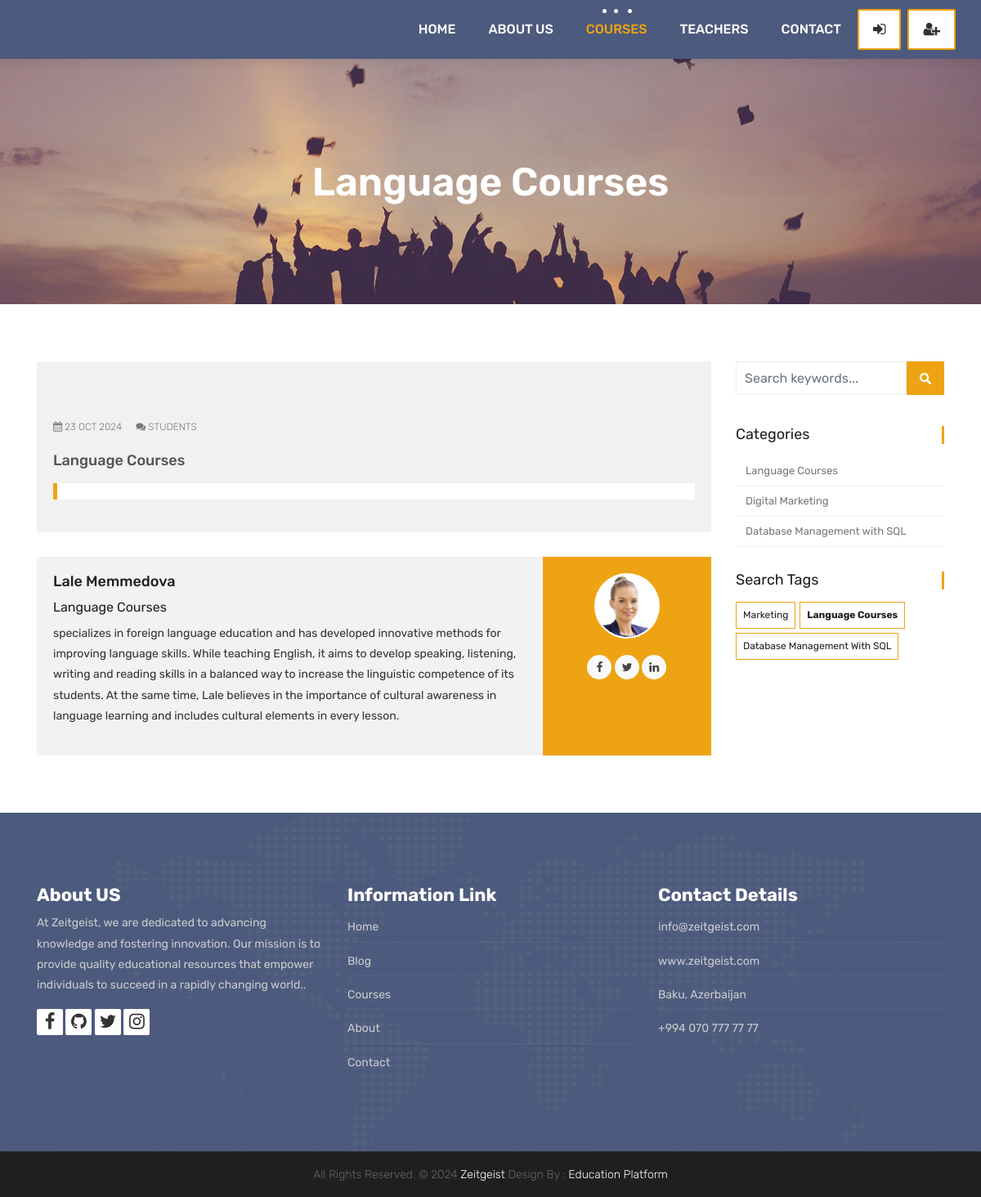
Page /courses/language-courses/5 on the committed database.
### courses/models.py (models this page shows, shortened)
class Course(models.Model):
    teacher = models.ForeignKey(Teacher, null=True, on_delete=models.CASCADE)
    name = models.CharField(max_length=200, unique=True)
    category = models.ForeignKey(Category, null=True, on_delete=models.DO_NOTHING)
    tags = models.ManyToManyField(Tag, blank=True, null=True)
    students = models.ManyToManyField(User, blank=True, related_name='courses_joined')
    description = models.TextField(blank=True, null=True)
    image = models.ImageField(upload_to="courses/%Y/%m/%d/", default="courses/default_course_image.jpg")
    date = models.DateTimeField(auto_now=True)
    available = models.BooleanField(default=True)

class Category(models.Model):
    name = models.CharField(max_length=50, null=True)
    slug = models.SlugField(max_length=50, unique=True, null=True)

class Tag(models.Model):
    name = models.CharField(max_length=50, null=True)
    slug = models.SlugField(max_length=50, unique=True, null=True)

### teachers/models.py (models this page shows, shortened)
class Teacher(models.Model):
    name = models.CharField(max_length=50)
    title = models.CharField(max_length=50)
    description = models.TextField(blank=True)
    image = models.ImageField(upload_to="courses/%Y/%m/%d/")
    facebook = models.URLField(max_length=100, blank=True)
    twitter = models.URLField(max_length=100, blank=True)
    linkedin = models.URLField(max_length=100, blank=True)
    youtube = models.URLField(max_length=100, blank=True)

### courses/views.py (the view)
# urls.py: path('<slug:category_slug>/<int:course_id>', views.course_detail, name="course_detail"),
def course_detail(request, category_slug, course_id):
    current_user = request.user
    course = Course.objects.get(category__slug=category_slug, id = course_id)
    courses = Course.objects.all().order_by('-date')
    categories = categories = Category.objects.all()
    tags = Tag.objects.all()
    if current_user.is_authenticated:
        enrolled_courses = current_user.courses_joined.all()
    else:
        enrolled_courses = courses
    context = {
        'course': course,
        'enrolled_courses': enrolled_courses,
        'categories': categories,
        'tags': tags
    }
    return render(request, 'course.html', context)

### templates/course.html (shortened to what this page needs)
{% extends 'partials/_base.html' %}
{% load static %}
{% block content %}
<div class="all-title-box">
	<div class="container text-center">
		<h1>{{course.name}}</span></h1>
	</div>
</div>
<div id="overviews" class="section wb">
	<div class="container">
		<div class="row">
			<div class="col-lg-9 blog-post-single">
				<div class="blog-item">
					<div class="image-blog">
					</div>
					<div class="post-content">
						<div class="meta-info-blog">
							<span><i class="fa fa-calendar"></i> {{course.date|date:"d M Y"}}</span>
							<span><i class="fa fa-comments"></i> Students</span>
						</div>
						<div class="blog-title">
							<h2><a href="#" title="">{{course.name}}</a></h2>
						</div>
						<div class="blog-desc">
							<blockquote class="default">
							</blockquote>
						</div>
					</div>
				</div>
				<div class="blog-author">
					<div class="author-bio">
						<h3 class="author_name"><a
								href="{% url 'teacher_detail' course.teacher.pk %}">{{course.teacher.name}}</a></h3>
						<h5>{{course.teacher.title}}</h5>
						<p class="author_det">
							{{course.teacher.description}}
						</p>
					</div>
					<div class="author-desc">
						<img src="{{course.teacher.image.url}}" alt="about author">
						<ul class="author-social">
							<li><a href="{{course.teacher.facebook}}"><i class="fa fa-facebook"></i></a></li>
							<li><a href="{{course.teacher.twitter}}"><i class="fa fa-twitter"></i></a></li>
							<li><a href="{{course.teacher.linkedin}}"><i class="fa fa-linkedin"></i></a></li>
						</ul>
					</div>
				</div>
			</div>
			<div class="col-lg-3 col-12 right-single">
				<div class="widget-search">
					<div class="site-search-area">
						<form method="get" id="site-searchform" action="#">
							<div>
								<input class="input-text form-control" name="search-k" id="search-k"
									placeholder="Search keywords..." type="text">
								<input id="searchsubmit" value="Search" type="submit">
							</div>
						</form>
					</div>
				</div>
				<div class="widget-categories">
					<h3 class="widget-title">Categories</h3>
					<ul>
						{% for category in categories %}
							<li><a href="{% url 'courses_by_category' category.slug %}">{{category.name}}</a></li>
						{% endfor %}
					</ul>
				</div>
				<div class="widget-tags">
					<h3 class="widget-title">Search Tags</h3>
					<ul class="tags">
						{% for tag in tags %}
						<li><a href="{% url 'courses_by_tag' tag.slug %}">{% if tag.slug in request.path %} <b>{{tag.name}}</b>{% else %}{{tag.name}}{% endif %}</a></li>
					{% endfor %}
					</ul>
				</div>
			</div>
		</div>
	</div>
</div>
{% endblock %}

### templates/partials/_base.html (shortened to what this page needs)
{% load static %}
<!DOCTYPE html>
<html lang="en">
    <link rel="stylesheet" href="{% static 'css/bootstrap.min.css' %}">
    <link rel="stylesheet" href="{% static 'style.css' %}">
    <link rel="stylesheet" href="{% static 'css/versions.css' %}">
    <link rel="stylesheet" href="{% static 'css/responsive.css' %}">
    <link rel="stylesheet" href="{% static 'css/custom.css' %}">
</head>
<body class="host_version">
    {% include 'partials/_navbar.html' %}
    {% block content %}
    {% endblock %}
    {% include 'partials/_footer.html' %}

### templates/partials/_navbar.html (shortened to what this page needs)
{% load static %}
<header class="top-navbar">
    <nav class="navbar navbar-expand-lg navbar-light bg-light">
        <div class="container-fluid">
            <div class="collapse navbar-collapse" id="navbars-host">
                <ul class="navbar-nav ml-auto">
                    <li class="nav-item {% if '/' == request.path %} active {% endif %}"><a class="nav-link" href="{% url 'index' %}">Home</a></li>
                    <li class="nav-item {% if 'about' in request.path %} active {% endif %}"><a class="nav-link" href="{% url 'about' %}">About Us</a></li>
                    <li class="nav-item {% if 'courses' in request.path %} active {% endif %}"><a class="nav-link" href="{% url 'courses' %}">Courses</a></li>
                    <li class="nav-item {% if 'teachers' in request.path %} active {% endif %}"><a class="nav-link" href="{% url 'teachers' %}">Teachers</a></li>
                    <li class="nav-item {% if 'contact' in request.path %} active {% endif %}"><a class="nav-link" href="{% url 'contact' %}">Contact</a></li>
                </ul>
                <ul class="nav navbar-nav navbar-right">
                    {% if user.is_authenticated %}
                    <li><a class="hover-btn-new log orange mr-2" href="{% url 'dashboard' %}"><span>{{user.username}}</span></a></li>
                    <li><a class="hover-btn-new log orange" href="javascript:{document.getElementById('logout').submit()}"><span><i class="fa fa-sign-out"></i></span></a>
                        <form action="{% url 'logout' %}" method="POST" id="logout">
                            {% csrf_token %}
                            <input type="hidden">
                        </form>
                    </li>
                    {% else %}
                    <li><a class="hover-btn-new log orange mr-2" href="{% url 'login' %}"><span><i class="fa fa-sign-in"></i></span></a></li>
                    <li><a class="hover-btn-new log orange" href="{% url 'register' %}"><span><i class="fa fa-user-plus"></i></span></a></li>
                    {% endif %}
                </ul>
            </div>
        </div>
    </nav>
</header>

### templates/partials/_footer.html (shortened to what this page needs)
{% load static %}
<footer class="footer">
    <div class="container">
        <div class="row">
            <div class="col-lg-4 col-md-4 col-xs-12">
                <div class="widget clearfix">
                    <div class="widget-title">
                        <h3>About US</h3>
                    </div>
                    <p> At Zeitgeist, we are dedicated to advancing knowledge and fostering innovation. Our mission is to provide quality educational resources that empower individuals to succeed in a rapidly changing world..</p>
                    <div class="footer-right">
                        <ul class="footer-links-soi">
                            <li><a href="#"><i class="fa fa-facebook"></i></a></li>
                            <li><a href="#"><i class="fa fa-github"></i></a></li>
                            <li><a href="#"><i class="fa fa-twitter"></i></a></li>
                            <li><a href="#"><i class="fa fa-instagram"></i></a></li>
                        </ul>
                    </div>
                </div>
            </div>
            <div class="col-lg-4 col-md-4 col-xs-12">
                <div class="widget clearfix">
                    <div class="widget-title">
                        <h3>Information Link</h3>
                    </div>
                    <ul class="footer-links">
                        <li><a href="#">Home</a></li>
                        <li><a href="#">Blog</a></li>
                        <li><a href="#">Courses</a></li>
                        <li><a href="#">About</a></li>
                        <li><a href="#">Contact</a></li>
                    </ul>
                </div>
            </div>
            <div class="col-lg-4 col-md-4 col-xs-12">
                <div class="widget clearfix">
                    <div class="widget-title">
                        <h3>Contact Details</h3>
                    </div>
                    <ul class="footer-links">
                        <li><a href="mailto:#">info@zeitgeist.com</a></li>
                        <li><a href="#">www.zeitgeist.com</a></li>
                        <li>Baku, Azerbaijan</li>
                        <li>+994 070 777 77 77</li>
                    </ul>
                </div>
            </div>
        </div>
    </div>
</footer>
<div class="copyrights">
    <div class="container">
        <div class="footer-distributed">
            <div class="footer-center">
                <p class="footer-company-name">All Rights Reserved. &copy; 2024 <a href="#">Zeitgeist</a> Design By : <a href="https://zeitgeist.com/">Education Platform</a></p>
            </div>
        </div>
    </div>
</div>
</body>
</html>

### rows in the picture
Course: name "Language Courses", date "23 OCT 2024", teacher.name "Lale Memmedova", teacher "Language Courses", teacher.description "specializes in foreign language education and has developed innovative methods for improving language skills. While teaching English, it aims to develop speaking, listening, writing and reading skills in a balanced way to increase the linguistic competence of its students. At the same time, Lale believes in the importance of cultural awareness in language learning and includes cultural elements in every lesson.", teacher.image (picture)
Category: name "Language Courses"
Category: name "Digital Marketing"
Category: name "Database Management with SQL"
Tag: name "Marketing"
Tag: name "Language Courses"
Tag: name "Database Management With SQL"
